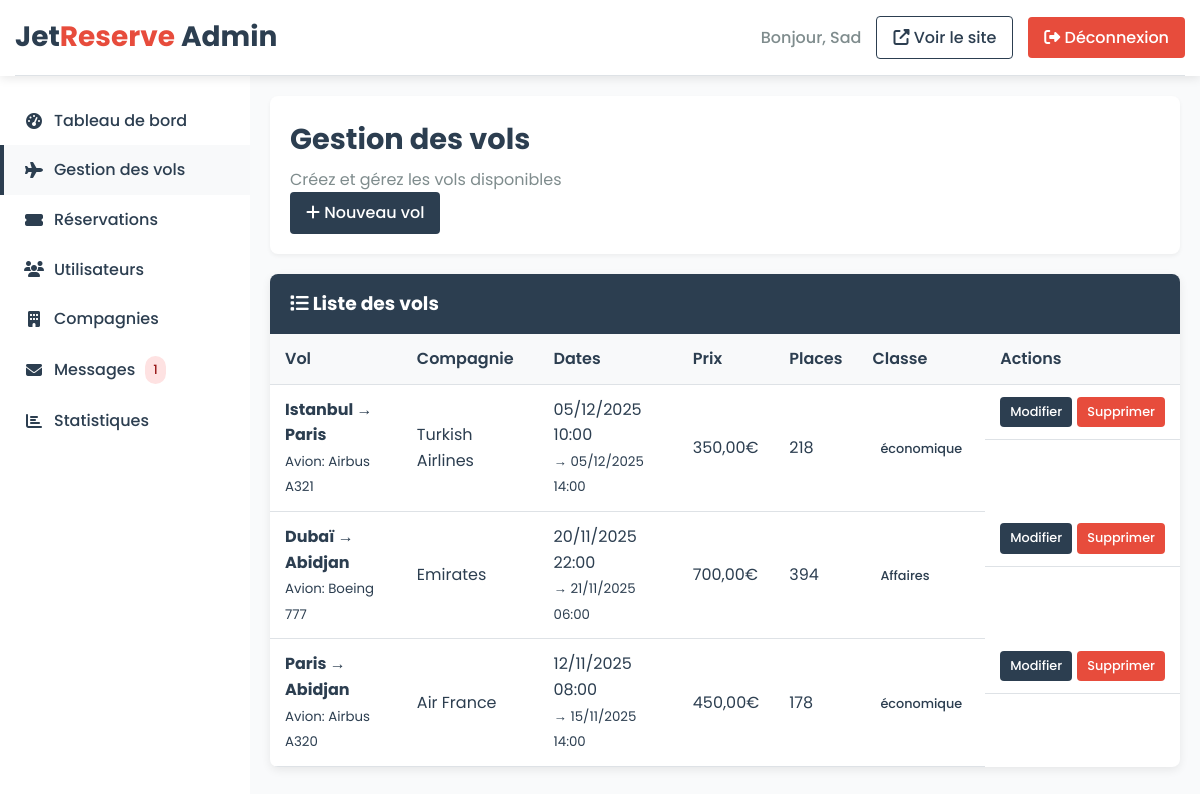
The app's page /dashboard/gestion_vols.php (signed in) with its own data.
### tables this page shows
CREATE TABLE IF NOT EXISTS `vols` (
  `id_vol` int(11) NOT NULL AUTO_INCREMENT,
  `id_compagnie` int(11) NOT NULL,
  `id_avion` int(11) NOT NULL,
  `depart` varchar(50) NOT NULL,
  `arrivee` varchar(50) NOT NULL,
  `date_depart` datetime NOT NULL,
  `date_arrivee` datetime NOT NULL,
  `prix` decimal(10,2) NOT NULL,
  `escales` int(11) DEFAULT '0',
  `classe` enum('économique','affaires','première') DEFAULT 'économique',
  `numero_vol` varchar(10) DEFAULT NULL,
  `places_disponibles` int(11) DEFAULT NULL,
  PRIMARY KEY (`id_vol`),
  KEY `id_compagnie` (`id_compagnie`),
  KEY `id_avion` (`id_avion`)
);

CREATE TABLE IF NOT EXISTS `avions` (
  `id_avion` int(11) NOT NULL AUTO_INCREMENT,
  `modele` varchar(100) NOT NULL,
  `id_compagnie` int(11) NOT NULL,
  `capacite_total` int(11) NOT NULL,
  `configuration_sieges` json DEFAULT NULL,
  `created_at` timestamp NULL DEFAULT CURRENT_TIMESTAMP,
  PRIMARY KEY (`id_avion`),
  KEY `id_compagnie` (`id_compagnie`)
);

CREATE TABLE IF NOT EXISTS `compagnies` (
  `id_compagnie` int(11) NOT NULL AUTO_INCREMENT,
  `nom_compagnie` varchar(100) NOT NULL,
  `code_compagnie` varchar(10) NOT NULL,
  `pays` varchar(100) NOT NULL,
  PRIMARY KEY (`id_compagnie`),
  UNIQUE KEY `code_compagnie` (`code_compagnie`)
);

### dashboard/gestion_vols.php (the view, shortened to what this page needs)
<?php include 'includes/header.php'; ?>
<div class="admin-container">
    <?php include 'includes/sidebar.php'; ?>
    <main class="admin-content">
        <div class="content-header">
            <div class="d-flex justify-content-between align-items-center">
                <div>
                    <h1 class="page-title">Gestion des vols</h1>
                    <p class="page-subtitle">Créez et gérez les vols disponibles</p>
                </div>
                <a href="gestion_vols.php?action=add" class="btn btn-primary">
                    <i class="fas fa-plus"></i> Nouveau vol
                </a>
            </div>
        </div>
        <div class="data-table">
            <div class="table-header">
                <h3 style="margin: 0; color: white;">
                    <i class="fas fa-list"></i> Liste des vols
                </h3>
            </div>
            <?php
            try {
                $stmt = $pdo->prepare("
                    SELECT v.*, c.nom_compagnie, a.modele
                    FROM vols v
                    JOIN compagnies c ON v.id_compagnie = c.id_compagnie
                    JOIN avions a ON v.id_avion = a.id_avion
                    ORDER BY v.date_depart DESC
                ");
                $stmt->execute();
                $vols = $stmt->fetchAll(PDO::FETCH_ASSOC);
                if ($vols) {
                    echo '<table>';
                    echo '<thead>';
                    echo '<tr>';
                    echo '<th>Vol</th>';
                    echo '<th>Compagnie</th>';
                    echo '<th>Dates</th>';
                    echo '<th>Prix</th>';
                    echo '<th>Places</th>';
                    echo '<th>Classe</th>';
                    echo '<th>Actions</th>';
                    echo '</tr>';
                    echo '</thead>';
                    echo '<tbody>';
                    foreach ($vols as $vol) {
                        echo '<tr>';
                        echo '<td>';
                        echo '<strong>' . htmlspecialchars($vol['depart'] . ' → ' . $vol['arrivee']) . '</strong><br>';
                        echo '<small>Avion: ' . htmlspecialchars($vol['modele']) . '</small>';
                        echo '</td>';
                        echo '<td>' . htmlspecialchars($vol['nom_compagnie']) . '</td>';
                        echo '<td>';
                        echo date('d/m/Y H:i', strtotime($vol['date_depart'])) . '<br>';
                        echo '<small>→ ' . date('d/m/Y H:i', strtotime($vol['date_arrivee'])) . '</small>';
                        echo '</td>';
                        echo '<td>' . number_format($vol['prix'], 2, ',', ' ') . '€</td>';
                        echo '<td>' . $vol['places_disponibles'] . '</td>';
                        echo '<td><span class="badge badge-primary">' . ucfirst($vol['classe']) . '</span></td>';
                        echo '<td class="action-buttons">';
                        echo '<a href="gestion_vols.php?action=edit&id=' . $vol['id_vol'] . '" class="btn btn-primary btn-sm">Modifier</a>';
                        echo '<a href="gestion_vols.php?delete=' . $vol['id_vol'] . '" class="btn btn-danger btn-sm" onclick="return confirm(\'Êtes-vous sûr de vouloir supprimer ce vol ?\')">Supprimer</a>';
                        echo '</td>';
                        echo '</tr>';
                    }
                    echo '</tbody>';
                    echo '</table>';
                } else {
                    echo '<div style="padding: 20px; text-align: center; color: var(--secondary);">Aucun vol trouvé.</div>';
                }
            } catch (PDOException $e) {
                echo '<div style="padding: 20px; text-align: center; color: var(--danger);">Erreur: ' . $e->getMessage() . '</div>';
            }
            ?>
        </div>
    </main>
</div>
</body>
</html>

### dashboard/includes/header.php (style rules this page uses)
:root { --primary: #2c3e50; --secondary: #7f8c8d; --success: #27ae60; --danger: #e74c3c; --warning: #f39c12; --info: #3498db; --light: #f8f9fa; --dark: #2c3e50; --white: #ffffff; --gray: #7f8c8d; --light-gray: #f9fafb; --border-color: #dee2e6; }
* { margin: 0; padding: 0; box-sizing: border-box; }
body { font-family: 'Poppins', sans-serif; background-color: var(--light-gray); color: var(--dark); line-height: 1.6; }
.btn { padding: 8px 16px; border-radius: 4px; font-weight: 500; cursor: pointer; transition: all 0.3s ease; border: none; font-family: 'Poppins', sans-serif; text-decoration: none; display: inline-block; text-align: center; }
.btn-primary { background-color: var(--primary); color: var(--white); }
.btn-danger { background-color: var(--danger); color: var(--white); }
.admin-container { display: flex; min-height: calc(100vh - 80px); }
.admin-content { flex: 1; padding: 20px; background: var(--light-gray); }
.content-header { background: var(--white); padding: 20px; border-radius: 8px; margin-bottom: 20px; box-shadow: 0 2px 4px rgba(0,0,0,0.05); }
.page-title { color: var(--primary); margin-bottom: 5px; font-size: 1.8rem; }
.page-subtitle { color: var(--secondary); font-size: 1rem; }
.data-table { background: var(--white); border-radius: 8px; overflow: hidden; box-shadow: 0 3px 10px rgba(0,0,0,0.08); }
.table-header { background: var(--primary); color: var(--white); padding: 15px 20px; }
table { width: 100%; border-collapse: collapse; }
th, td { padding: 12px 15px; text-align: left; border-bottom: 1px solid var(--border-color); }
th { background: var(--light); font-weight: 600; color: var(--dark); }
.badge { padding: 4px 8px; border-radius: 12px; font-size: 0.8rem; font-weight: 500; }
.action-buttons { display: flex; gap: 5px; }
.btn-sm { padding: 5px 10px; font-size: 0.8rem; }

### records on screen
vols: depart+arrivee "Istanbul → Paris", id_avion.modele "Airbus A321", id_compagnie.nom_compagnie "Turkish Airlines", date_depart "05/12/2025 10:00", date_arrivee "05/12/2025 14:00", prix "350,00", places_disponibles "218", classe "économique"
vols: depart+arrivee "Dubaï → Abidjan", id_avion.modele "Boeing 777", id_compagnie.nom_compagnie "Emirates", date_depart "20/11/2025 22:00", date_arrivee "21/11/2025 06:00", prix "700,00", places_disponibles "394", classe "Affaires"
vols: depart+arrivee "Paris → Abidjan", id_avion.modele "Airbus A320", id_compagnie.nom_compagnie "Air France", date_depart "12/11/2025 08:00", date_arrivee "15/11/2025 14:00", prix "450,00", places_disponibles "178", classe "économique"

### other values on screen
$_SESSION['prenom'] "Sad"
$reservations_attente "1"
